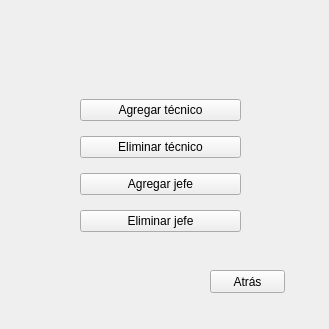
<?xml version="1.0" encoding="UTF-8"?>
<ui version="4.0">
 <class>Form</class>
 <widget class="QWidget" name="Form">
  <property name="geometry">
   <rect>
    <x>0</x>
    <y>0</y>
    <width>329</width>
    <height>329</height>
   </rect>
  </property>
  <property name="windowTitle">
   <string>Form</string>
  </property>
  <widget class="QWidget" name="verticalLayoutWidget">
   <property name="geometry">
    <rect>
     <x>80</x>
     <y>90</y>
     <width>161</width>
     <height>151</height>
    </rect>
   </property>
   <layout class="QVBoxLayout" name="verticalLayout">
    <item>
     <widget class="QPushButton" name="add_person">
      <property name="text">
       <string>Agregar técnico</string>
      </property>
     </widget>
    </item>
    <item>
     <widget class="QPushButton" name="delete_person">
      <property name="text">
       <string>Eliminar técnico</string>
      </property>
     </widget>
    </item>
    <item>
     <widget class="QPushButton" name="add_boss">
      <property name="text">
       <string>Agregar jefe</string>
      </property>
     </widget>
    </item>
    <item>
     <widget class="QPushButton" name="delete_boss">
      <property name="text">
       <string>Eliminar jefe</string>
      </property>
     </widget>
    </item>
   </layout>
  </widget>
  <widget class="QPushButton" name="back_button">
   <property name="geometry">
    <rect>
     <x>210</x>
     <y>270</y>
     <width>75</width>
     <height>23</height>
    </rect>
   </property>
   <property name="text">
    <string>Atrás</string>
   </property>
  </widget>
 </widget>
 <resources/>
 <connections/>
</ui>
